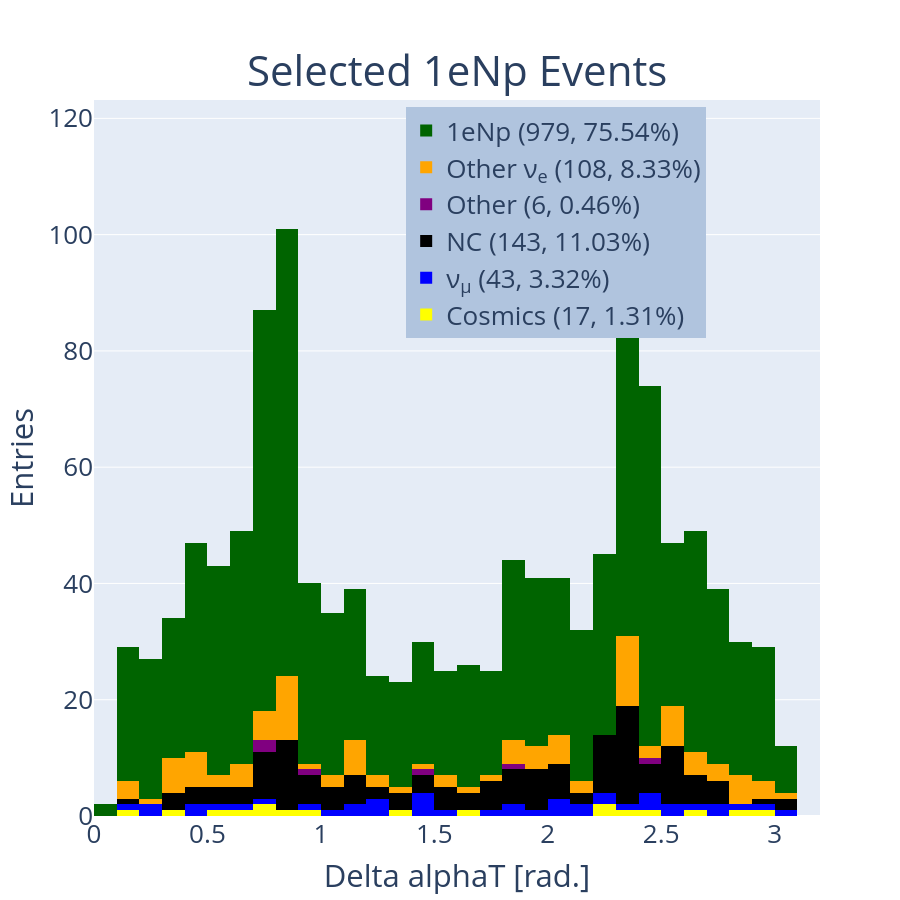

The notebook cell this image was saved under:
### Code cell
#hist_1d('reco_nu_energy',[0,5000],[0,5000,250],'Reco Neutrino Energy [MeV]','Selected 1e1p Events','1e1p')
hist_1d('delta_alphaT_reco',[0,3.2],[0,10,.1],'Delta alphaT [rad.]','Selected 1eNp Events','1eNp')
#hist_1d('reco_nu_energy',[0,5000],[0,5000,100],'Reco Neutrino Energy [MeV]','Selected CC \u03BD<sub>e</sub> Inclusive Events','Nue')

### Figure 1 — Plotly figure (JSON) as saved in the notebook; plotly's stock layout.template omitted (floating-point values rounded to 4 significant figures; data arrays with more than 128 entries replaced by an {"elided": "..."} marker saying what was removed)
{"data": [{"marker": {"color": "yellow"}, "name": "Cosmics (17, 1.31%)", "type": "histogram", "x": [1.667, 2.35, 0.6846, 0.9337, 0.7817, 2.273, 0.7714, 2.685, 2.857, 0.8938, 2.471, 0.3788, 0.1592, 0.5727, 1.373, 2.987, 2.291], "xaxis": "x", "xbins": {"end": 10, "size": 0.1, "start": 0}, "yaxis": "y"}, {"marker": {"color": "blue"}, "name": "ν<sub>μ</sub> (43, 3.32%)", "type": "histogram", "x": [0.9654, 0.1118, 0.6176, 1.437, 2.646, 2.067, 2.423, 2.427, 2.028, 1.251, 2.506, 3.016, 1.198, 1.406, 1.714, 2.19, 2.773, 2.218, 0.4111, 1.032, 0.5349, 0.2929, 1.468, 1.872, 2.038, 2.215, 2.337, 1.564, 0.2986, 1.224, 1.403, 1.255, 2.783, 1.852, 0.4051, 1.915, 2.16, 2.834, 2.547, 1.15, 2.492, 0.7658, 2.916], "xaxis": "x", "xbins": {"end": 10, "size": 0.1, "start": 0}, "yaxis": "y"}, {"marker": {"color": "black"}, "name": "NC (143, 11.03%)", "type": "histogram", "x": {"elided": "143 float values"}, "xaxis": "x", "xbins": {"end": 10, "size": 0.1, "start": 0}, "yaxis": "y"}, {"marker": {"color": "purple"}, "name": "Other (6, 0.46%)", "type": "histogram", "x": [0.7002, 2.485, 1.478, 1.838, 0.9317, 0.7528], "xaxis": "x", "xbins": {"end": 10, "size": 0.1, "start": 0}, "yaxis": "y"}, {"marker": {"color": "orange"}, "name": "Other ν<sub>e</sub> (108, 8.33%)", "type": "histogram", "x": [2.463, 0.6352, 0.7287, 2.317, 2.372, 1.426, 2.344, 0.525, 0.3382, 0.4183, 0.6808, 0.8052, 0.5567, 0.8241, 2.185, 0.8301, 1.008, 1.161, 0.3328, 0.7848, 0.7282, 0.3156, 2.891, 2.024, 2.562, 0.1756, 1.87, 0.4236, 2.049, 0.4617, 1.208, 2.383, 0.8054, 0.8194, 1.168, 0.4454, 2.9, 0.7524, 2.361, 0.7024, 3.026, 2.379, 2.018, 1.97, 0.6649, 1.135, 2.69, 2.576, 1.923, 0.3987, 1.628, 2.847, 2.672, 0.8104, 2.915, null, 2.584, 0.8, 1.889, 0.1554, 1.87, 2.336, 2.539, 2.735, 2.428, 0.4724, 2.86, 1.966, 2.044, 0.3613, 2.336, 0.8057, 2.074, 1.24, 2.329, 2.537, 2.709, 1.188, 1.533, 0.6375, 0.4649, 0.8573, 1.158, 2.561, 0.1972, 0.817, 2.738, 0.8517, 2.141, 2.888, 0.9538, 1.572, 1.811, 1.348, 2.902, 1.912, 2.549, 2.325, 1.06, 0.2533, 2.632, 0.319, 1.113, 2.651, 1.734, 2.304, 2.358, 2.912], "xaxis": "x", "xbins": {"end": 10, "size": 0.1, "start": 0}, "yaxis": "y"}, {"marker": {"color": "darkgreen"}, "name": "1eNp (979, 75.54%)", "type": "histogram", "x": {"elided": "979 float values"}, "xaxis": "x", "xbins": {"end": 10, "size": 0.1, "start": 0}, "yaxis": "y"}], "layout": {"annotations": [{"font": {"size": 46}, "showarrow": false, "text": "<span style='font-size: 42px;'>Selected 1eNp Events", "x": 0.5, "xanchor": "center", "xref": "paper", "y": 1, "yanchor": "bottom", "yref": "paper"}], "barmode": "stack", "font": {"size": 26}, "height": 900, "legend": {"bgcolor": "LightSteelBlue", "bordercolor": "Black", "x": 0.43, "xanchor": "left", "y": 0.99, "yanchor": "top"}, "showlegend": true, "width": 900, "xaxis": {"anchor": "y", "domain": [0, 1], "range": [0, 3.2], "title": {"text": "Delta alphaT [rad.]"}}, "yaxis": {"anchor": "x", "domain": [0, 1], "title": {"text": "Entries"}}}}
